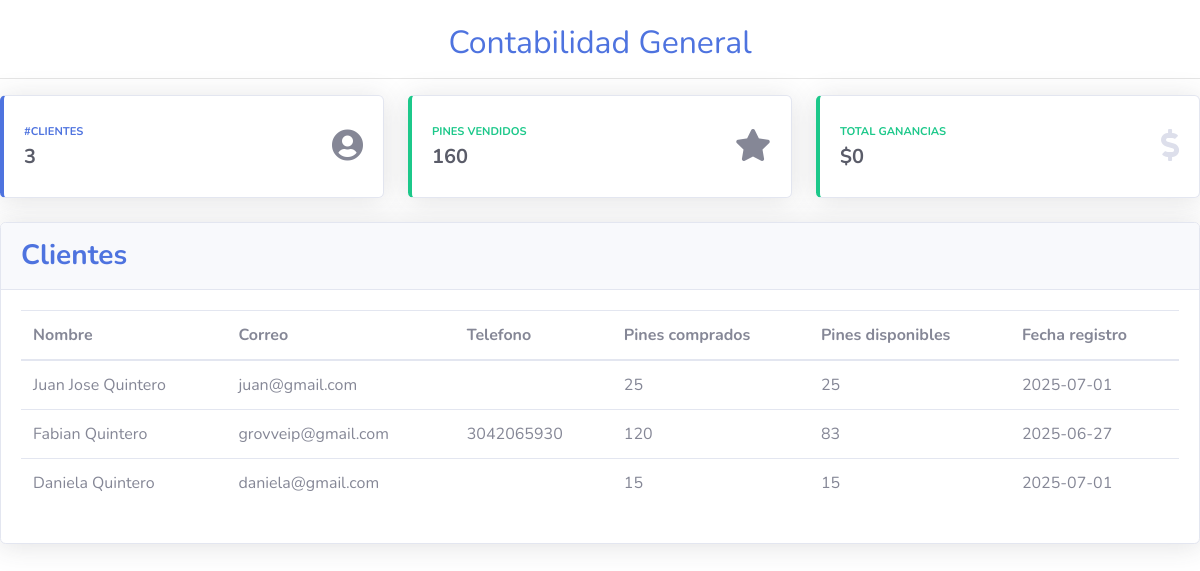
The app's page /paginas/admin/contabilidad.php (signed in), older data.
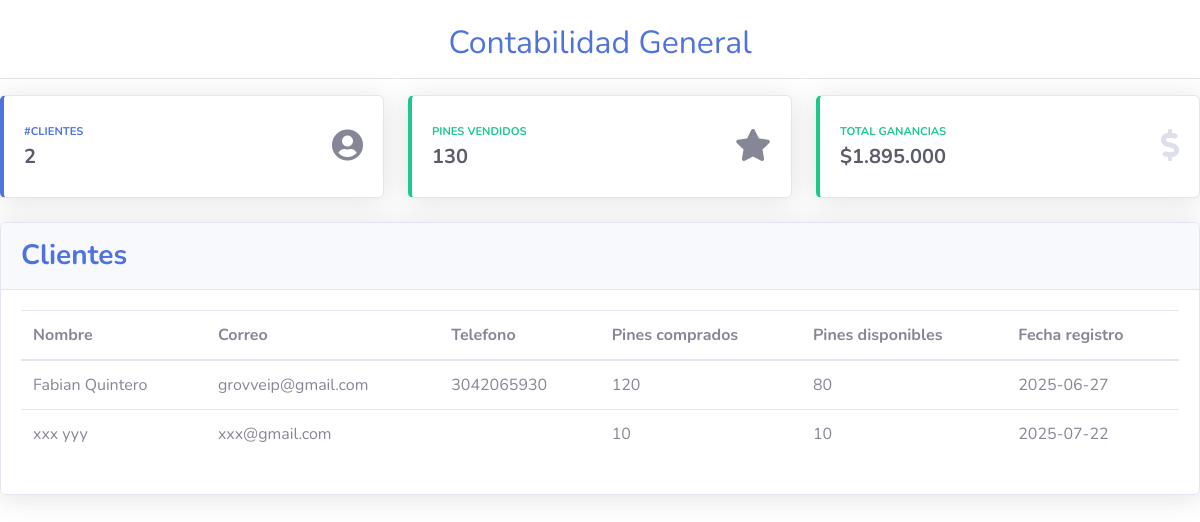
The same page, newer data.
### tables this page shows
CREATE TABLE `cliente` (
  `idcl` int NOT NULL AUTO_INCREMENT,
  `nombre` text NOT NULL,
  `fecharegistro` text NOT NULL,
  `estatus` int NOT NULL,
  `usuario` text NOT NULL,
  `clave` text NOT NULL,
  `pines` int NOT NULL,
  `pinesdisp` int DEFAULT NULL,
  `nroidcc` varchar(150) DEFAULT NULL,
  `profesion` varchar(150) DEFAULT NULL,
  `postgrado` varchar(150) DEFAULT NULL,
  `nrotarjprof` varchar(150) DEFAULT NULL,
  `nrolicprof` varchar(150) DEFAULT NULL,
  `fechexp` date DEFAULT NULL,
  `celular` text,
  `infcompletada` int NOT NULL DEFAULT '0',
  PRIMARY KEY (`idcl`),
  UNIQUE KEY `idc` (`idcl`)
);

### paginas/admin/contabilidad.php (the view, shortened to what this page needs)
<?php
include_once("../../conexion.php");
if(($_SESSION['logueado']) == true){
$sql="SELECT COUNT(*) FROM `cliente` where estatus = 1";
$resultado =mysqli_fetch_array($con -> query($sql));
$sql2="SELECT SUM(pines) FROM `compra`";
$resultado2 =mysqli_fetch_array($con -> query($sql2));
$sql3="SELECT SUM(precio * pines - (precio * pines * porcentaje_descuento / 100)) FROM `compra`";
$resultado3 = mysqli_fetch_array($con -> query($sql3));
?>
<!DOCTYPE html>
<html lang="en">
<head>
  <link href="../../vendor/fontawesome-free/css/all.min.css" rel="stylesheet" type="text/css">
  <link href="../../css/sb-admin-2.min.css" rel="stylesheet">
</head>
<body style="overflow-x: hidden; overflow-y: hidden;">
    <div class="text-center">
        <br>
            <strong><h2 style="color: #4e73df;">Contabilidad General</h2></strong>
        <hr>
    </div>
    <div class="row">
    <div class="col-lg-4">
        <div class="card border-left-primary shadow h-100 py-2">
        <div class="card-body">
            <div class="row no-gutters align-items-center">
            <div class="col mr-2">
                <div class="text-xs font-weight-bold text-primary text-uppercase mb-1">#Clientes</div>
                <div class="h5 mb-0 font-weight-bold text-gray-800"><?php echo $resultado[0]; ?></div>
            </div>
            <div class="col-auto">
                <i class="fa fa-user-circle fa-2x" aria-hidden="true"></i>
            </div>
            </div>
        </div>
        </div>
    </div>
    <div class="col-lg-4">
        <div class="card border-left-success shadow h-100 py-2">
        <div class="card-body">
            <div class="row no-gutters align-items-center">
            <div class="col mr-2">
                <div class="text-xs font-weight-bold text-success text-uppercase mb-1">Pines Vendidos</div>
                <div class="h5 mb-0 font-weight-bold text-gray-800"><?php echo $resultado2[0]; ?></div>
            </div>
            <div class="col-auto">
                <i class="fa fa-star fa-2x" aria-hidden="true"></i>
            </div>
            </div>
        </div>
        </div>
    </div>
        <div class="col-lg-4">
        <div class="card border-left-success shadow h-100 py-2">
        <div class="card-body">
            <div class="row no-gutters align-items-center">
            <div class="col mr-2">
                <div class="text-xs font-weight-bold text-success text-uppercase mb-1">Total Ganancias</div>
                <div class="h5 mb-0 font-weight-bold text-gray-800">$<?php echo number_format($resultado3[0], 0, ',', '.'); ?></div>
            </div>
            <div class="col-auto">
                <i class="fas fa-dollar-sign fa-2x text-gray-300"></i>
            </div>
            </div>
        </div>
        </div>
    </div>
    </div>
    <div class="row mt-4">
    <div class="col-lg-12">
        <div class="card shadow mb-4">
        <div class="card-header py-3 d-flex flex-row align-items-center justify-content-between">
            <h3 class="m-0 font-weight-bold text-primary">Clientes</h3>
        </div>
        <div class="card-body" style="height: fit-content;">
            <div class="chart-area" style="height: auto;">
                <?php
                $consulta = "SELECT * from cliente where estatus=1";
                $clientes = $con->query($consulta);
                ?>
                <table class="table" id="example" style="width: 100%;">
                <thead>
                    <tr>
                    <th scope="col">Nombre</th>
                    <th scope="col">Correo</th>
                    <th scope="col">Telefono</th>
                    <th scope="col">Pines comprados</th>
                    <th scope="col">Pines disponibles</th>
                    <th scope="col">Fecha registro</th>
                    </tr>
                </thead>
                <tbody>
                <?php
                    while ($row = mysqli_fetch_array($clientes)) {
                ?>
                    <tr>
                    <td><?php echo $row[1] ?></td>
                    <td><?php echo $row[4] ?></td>
                    <td><?php echo $row[14] ?></td>
                    <td><?php echo $row[6] ?></td>
                    <td><?php echo $row[7] ?></td>
                    <td><?php echo $row[2] ?></td>
                    </tr>
                <?php
                    }
                ?>
                </tbody>
            </table>
            </div>
        </div>
        </div>
    </div>
    </div>
    <link rel="stylesheet" type="text/css" href="https://cdn.datatables.net/v/bs4/dt-1.10.18/datatables.min.css" />
</body>
</html>
<?php
} else {
    header("Location: ../../index.php");
    exit();
}
?>

Row changes from the older to the newer data that the page shows:
removed cliente: nombre "Juan Jose Quintero", usuario "juan@gmail.com", pines "25", pinesdisp "25", fecharegistro "2025-07-01"
removed cliente: nombre "Daniela Quintero", usuario "daniela@gmail.com", pines "15", pinesdisp "15", fecharegistro "2025-07-01"
changed cliente "Fabian Quintero": pinesdisp "83" → "80"
added cliente: nombre "xxx yyy", usuario "xxx@gmail.com", pines "10", pinesdisp "10", fecharegistro "2025-07-22"
Text that changed along with them:
$resultado[0]: "3" → "2"
$resultado2[0]: "160" → "130"
$resultado3[0]: "0" → "1.895.000"
